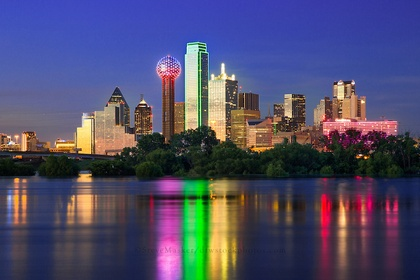
%> input picture hwkSeamCarving/Dallas-Skyline.jpg, 420 x 280 px, shrunk from 750 x 500 before the run
$ octave --eval "Assignment2_SeamCarving;"   (GNU Octave 9; MATLAB toolbox functions it lacks are replaced by stand-ins)
%> lines starting %> are read from the running program, lines starting %| are printed output that depends on the picture
function Assignment2_SeamCarving()
% Best Practices
  clc, close all
  %im = imread('c:/material/EE8374CV/Assignment2/hwkHybridImages/data/view.jpg');
  im = imread('c:/material/EE8374CV/Assignment2/hwkSeamCarving/Dallas-Skyline.jpg');      % Read the image
%> im is the input picture: size 280x420x3 uint8; mean R, G, B 79, 76.8, 106.1
  im = im2double(rgb2gray(im)); % Convert to grayscale & double
%> im: size 280x420 double
  %
  numColumns_to_drop = 10;
  im_reduced = reduce_width( im, numColumns_to_drop );
%> the loop in reduce_width, `for niter = 1:numPixels` made 10 passes
%> pass 1, in findOptVertSeam, `[Gx, Gy] = imgradientxy(im_old);`:
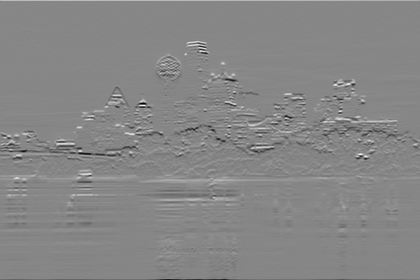
%> Gy: size 280x420 double; min -3.36, max 3, mean -0.00115; drawn with min black and max white
%> pass 1, in findOptVertSeam, `E = abs(Gx)+abs(Gy);`:
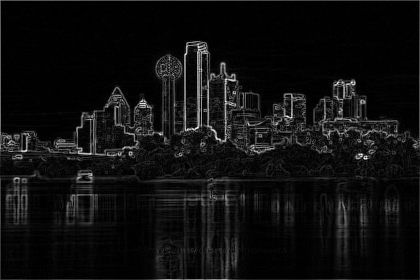
%> E: size 280x420 double; min 0, max 3.98, mean 0.244; drawn with min black and max white
%> pass 1, in findOptVertSeam, `Mn=M;`:
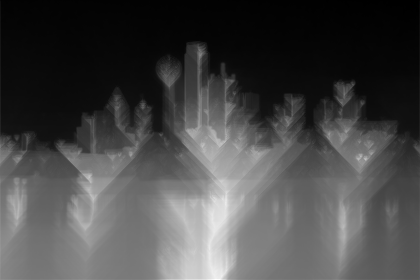
%> Mn: size 280x420 double; min 0.98, max 30.71, mean 9.4; drawn with min black and max white
%> pass 1, in reduce_width, `[optVertSeamPath,Mn] = findOptVertSeam( im_old );`:
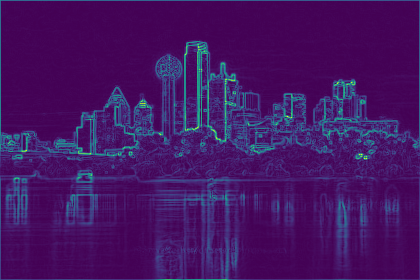
%> displayed picture: size 280x420x3, on the screen's scale of 0 to 255; mean R, G, B 68.1, 21, 99.4
%> pass 1, in reduce_width, `title(sprintf('Iteration %d',niter));`:
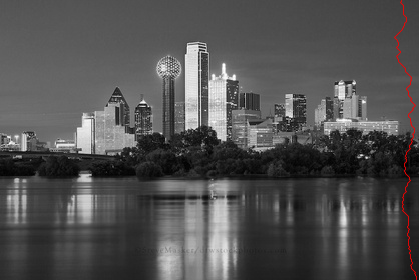
%> figure redrawn from the program's plot data; its title reads 'Iteration 1'
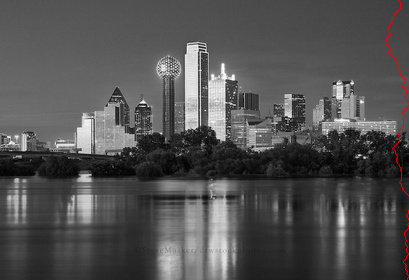
%> figure redrawn from the program's plot data; its title reads 'Iteration 10'
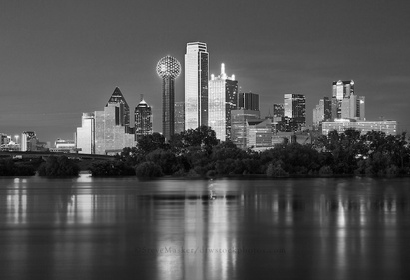
%> im_reduced: size 280x410 double; min 0.00392, max 1, mean 0.32

  % Display
  figure(1)
    imshow( im, 'initialmagnification','fit' );
    title('Original Image');
  figure(2)
    imshow( im_reduced, 'initialmagnification','fit' );
    title('Result of Seam Carving');
end

function im_reduced = reduce_width(im, numPixels)
  im_old = im;
  for niter = 1:numPixels
    %{
      Function that identifies optimal vertical seam
        - accepts as input an image
        - outputs the columns associated with the optimal Vertical seam
          beginning with the first row
    %}

    [optVertSeamPath,Mn] = findOptVertSeam( im_old );
%       figure(4),imagesc(Mn);
%      title('cumulative minimum energy');

    % MATLAB code fragment for removing vertical seam from image
    im_new = 0 * im_old(:,1:end-1); % Define storage for new image with reduced width
    % From each row, remove the column associated with the optimal vertical seam
    for r = 1:size(im,1)
      im_new(r,:) = im_old(r,[1:optVertSeamPath(r)-1,optVertSeamPath(r)+1:end]);
    end
    % Update the image and proceed to next iteration
    im_old = im_new;
    %{
      Display the result of intermediate seam removal
    %}
    figure(101),
      % Display the image
      imshow( im_new,'initialMagnification','fit' );
      % Overlay optimal Vertical Seam
      line( optVertSeamPath,1:size(im,1) ,'color','r','linewidth',0.5 );
      % Display iteration number
      title(sprintf('Iteration %d',niter));
    %
    pause(0.2)
  end
  im_reduced = im_new;
end


%{
  Function to find optimum vertical seam given an image
    - accepts as input an image
    - outputs the columns associated with the optimal Vertical seam
      beginning with the first row
%}
function [optVertSeamPath,Mn] = findOptVertSeam( im_old )
  [Gx, Gy] = imgradientxy(im_old);
  E = abs(Gx)+abs(Gy);
  M(1,:)=E(1,:);
  szr = size(im_old,1);
  szl = size(im_old,2);
  for i = 2:size(im_old,1)
      for j = 1:size(im_old,2)
          if j==1
              M(i,j) = E(i,j)+ min(M(i-1,j),M(i-1,j+1));
          elseif j == szl
                  M(i,j) = E(i,j)+min(M(i-1,j-1),M(i-1,j));
             else
                  M(i,j) = E(i,j) + min(min(M(i-1,j-1), M(i-1,j)), M(i-1,j+1));
         end
      end
  end
%   figure(3),imagesc(E);
%   title('energy function output');
  Mn=M;
  M = padarray(M , [0,2], Inf,'both');
  [~,I]=min(M,[],2);
  optVertSwamPath = zeros(szr,1);
  optVertSwamPath(szr,1) = I(szr,1);
  im_E = imagesc(E);
  for k = szr-1:-1:1
      [~,optVertSwamPath(k,1)] = min(M(k,optVertSwamPath(k+1,1)-1:optVertSwamPath(k+1,1)+1));
      optVertSwamPath(k,1) = optVertSwamPath(k+1,1)-2 + optVertSwamPath(k,1);
  end
  optVertSeamPath(:,1) = optVertSwamPath(:,1)-2;

% imshow (imE,'initialMagnification','fit' );
% imshow( imM,'initialMagnification','fit' );

end
